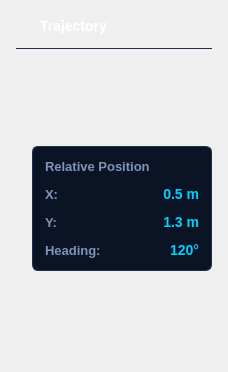
        <widget class="QFrame" name="lowerLeftBox">
         <property name="minimumSize">
          <size>
           <width>0</width>
           <height>372</height>
          </size>
         </property>
         <property name="styleSheet">
          <string>QFrame#lowerLeftBox { background-color: #0d1a2c; border: 1px solid #1f2f4a; border-radius: 8px; }</string>
         </property>
         <layout class="QVBoxLayout" name="trajectoryLayout">
          <property name="spacing">
           <number>12</number>
          </property>
          <property name="leftMargin">
           <number>16</number>
          </property>
          <property name="topMargin">
           <number>16</number>
          </property>
          <property name="rightMargin">
           <number>16</number>
          </property>
          <property name="bottomMargin">
           <number>16</number>
          </property>
          <item>
           <layout class="QHBoxLayout" name="trajectoryHeaderLayout">
            <property name="spacing">
             <number>8</number>
            </property>
            <item>
             <widget class="QLabel" name="trajectoryIcon">
              <property name="minimumSize">
               <size>
                <width>16</width>
                <height>16</height>
               </size>
              </property>
              <property name="maximumSize">
               <size>
                <width>16</width>
                <height>16</height>
               </size>
              </property>
              <property name="styleSheet">
               <string>border: none; background: transparent;</string>
              </property>
              <property name="text">
               <string/>
              </property>
              <property name="pixmap">
               <pixmap>../logo/navigation.png</pixmap>
              </property>
              <property name="scaledContents">
               <bool>true</bool>
              </property>
             </widget>
            </item>
            <item>
             <widget class="QLabel" name="trajectoryTitle">
              <property name="styleSheet">
               <string>QLabel#trajectoryTitle { color: #ffffff; font-size: 14px; font-weight: 600; border: none; background: transparent; }</string>
              </property>
              <property name="text">
               <string>Trajectory</string>
              </property>
             </widget>
            </item>
            <item>
             <spacer name="trajectoryHeaderSpacer">
              <property name="orientation">
               <enum>Qt::Horizontal</enum>
              </property>
              <property name="sizeHint" stdset="0">
               <size>
                <width>40</width>
                <height>20</height>
               </size>
              </property>
             </spacer>
            </item>
           </layout>
          </item>
          <item>
           <widget class="QFrame" name="trajectoryDivider">
            <property name="minimumSize">
             <size>
              <width>0</width>
              <height>1</height>
             </size>
            </property>
            <property name="maximumSize">
             <size>
              <width>16777215</width>
              <height>1</height>
             </size>
            </property>
            <property name="styleSheet">
             <string>background-color: #1f2f4a; border: none;</string>
            </property>
           </widget>
          </item>
          <item>
           <layout class="QHBoxLayout" name="trajectoryContentLayout">
            <property name="spacing">
             <number>16</number>
            </property>
            <item>
             <widget class="QFrame" name="trajectoryGridFrame">
              <property name="styleSheet">
               <string>QFrame#trajectoryGridFrame { background-color: #0b1424; border: 1px solid #1f2f4a; border-radius: 6px; }</string>
              </property>
             </widget>
            </item>
            <item>
             <layout class="QVBoxLayout" name="relativePositionContainerLayout">
              <property name="spacing">
               <number>0</number>
              </property>
              <property name="leftMargin">
               <number>0</number>
              </property>
              <property name="topMargin">
               <number>0</number>
              </property>
              <property name="rightMargin">
               <number>0</number>
              </property>
              <property name="bottomMargin">
               <number>0</number>
              </property>
              <item>
               <spacer name="relPosContainerSpacerTop">
                <property name="orientation">
                 <enum>Qt::Vertical</enum>
                </property>
                <property name="sizeHint" stdset="0">
                 <size>
                  <width>20</width>
                  <height>40</height>
                 </size>
                </property>
               </spacer>
              </item>
              <item>
               <widget class="QFrame" name="relativePositionFrame">
                <property name="minimumSize">
                 <size>
                  <width>180</width>
                  <height>0</height>
                 </size>
                </property>
                <property name="maximumSize">
                 <size>
                  <width>180</width>
                  <height>16777215</height>
                 </size>
                </property>
                <property name="styleSheet">
                 <string>QFrame#relativePositionFrame { background-color: #0b1424; border: 1px solid #1f2f4a; border-radius: 6px; }</string>
                </property>
                <layout class="QVBoxLayout" name="relativePositionLayout">
                 <property name="spacing">
                  <number>12</number>
                 </property>
                 <property name="leftMargin">
                  <number>12</number>
                 </property>
                 <property name="topMargin">
                  <number>12</number>
                 </property>
                 <property name="rightMargin">
                  <number>12</number>
                 </property>
                 <property name="bottomMargin">
                  <number>12</number>
                 </property>
                 <item>
                  <widget class="QLabel" name="relPosTitle">
                   <property name="styleSheet">
                    <string>color: #7f94b6; font-size: 13px; font-weight: bold; border: none;</string>
                   </property>
                   <property name="text">
                    <string>Relative Position</string>
                   </property>
                  </widget>
                 </item>
                 <item>
                  <layout class="QGridLayout" name="relPosGrid">
                   <property name="verticalSpacing">
                    <number>12</number>
                   </property>
                   <item row="0" column="0">
                    <widget class="QLabel" name="relPosXLabel">
                     <property name="styleSheet">
                      <string>color: #7f94b6; font-size: 13px; font-weight: 500; border: none;</string>
                     </property>
                     <property name="text">
                      <string>X:</string>
                     </property>
                    </widget>
                   </item>
                   <item row="0" column="1">
                    <widget class="QLabel" name="relPosXValue">
                     <property name="styleSheet">
                      <string>color: #00d2ff; font-weight: 600; font-size: 14px; border: none; background: transparent;</string>
                     </property>
                     <property name="text">
                      <string>0.5 m</string>
                     </property>
                     <property name="alignment">
                      <set>Qt::AlignRight|Qt::AlignTrailing|Qt::AlignVCenter</set>
                     </property>
                    </widget>
                   </item>
                   <item row="1" column="0">
                    <widget class="QLabel" name="relPosYLabel">
                     <property name="styleSheet">
                      <string>color: #7f94b6; font-size: 13px; font-weight: 500; border: none;</string>
                     </property>
                     <property name="text">
                      <string>Y:</string>
                     </property>
                    </widget>
                   </item>
                   <item row="1" column="1">
                    <widget class="QLabel" name="relPosYValue">
                     <property name="styleSheet">
                      <string>color: #00d2ff; font-weight: 600; font-size: 14px; border: none; background: transparent;</string>
                     </property>
                     <property name="text">
                      <string>1.3 m</string>
                     </property>
                     <property name="alignment">
                      <set>Qt::AlignRight|Qt::AlignTrailing|Qt::AlignVCenter</set>
                     </property>
                    </widget>
                   </item>
                   <item row="2" column="0">
                    <widget class="QLabel" name="relPosHeadingLabel">
                     <property name="styleSheet">
                      <string>color: #7f94b6; font-size: 13px; font-weight: 500; border: none;</string>
                     </property>
                     <property name="text">
                      <string>Heading:</string>
                     </property>
                    </widget>
                   </item>
                   <item row="2" column="1">
                    <widget class="QLabel" name="relPosHeadingValue">
                     <property name="styleSheet">
                      <string>color: #00d2ff; font-weight: 600; font-size: 14px; border: none; background: transparent;</string>
                     </property>
                     <property name="text">
                      <string>120°</string>
                     </property>
                     <property name="alignment">
                      <set>Qt::AlignRight|Qt::AlignTrailing|Qt::AlignVCenter</set>
                     </property>
                    </widget>
                   </item>
                  </layout>
                 </item>
                </layout>
               </widget>
              </item>
              <item>
               <spacer name="relPosContainerSpacerBottom">
                <property name="orientation">
                 <enum>Qt::Vertical</enum>
                </property>
                <property name="sizeHint" stdset="0">
                 <size>
                  <width>20</width>
                  <height>40</height>
                 </size>
                </property>
               </spacer>
              </item>
             </layout>
            </item>
           </layout>
          </item>
         </layout>
        </widget>
